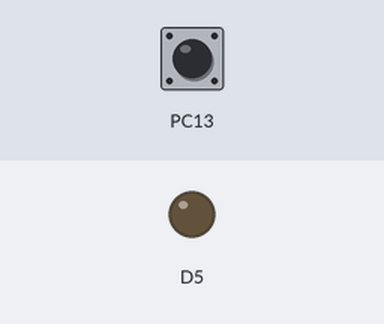
A program run on a simulated STM32 Nucleo. Parts: output pins drawn as LEDs (lit = HIGH). The test bench sets the inputs (shaded band); at power-on: PC13 HIGH.

Above: at 1.2 s.
1.3 s: PC13 pulled LOW for 0.15 s
At 1.8 s:
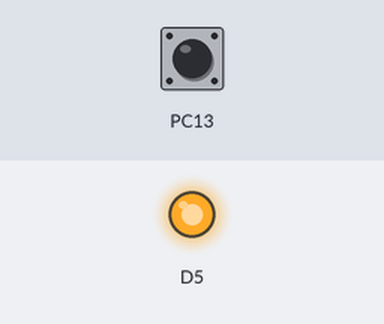
2.9 s: PC13 pulled LOW for 1 s
At 4.2 s:
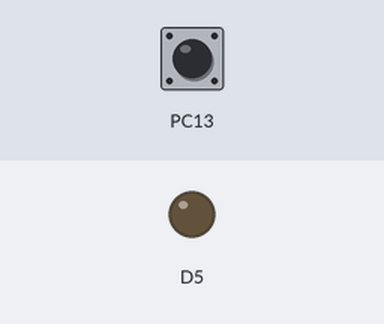
5.4 s: PC13 pulled LOW for 3.2 s
At 6.1 s:
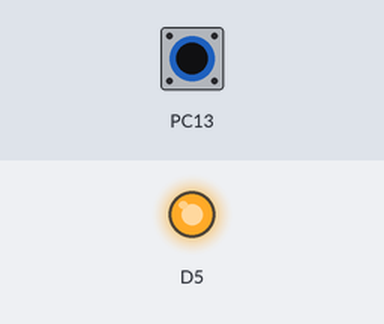
Timing chart, 0 to 8.4 s (numbered marks = the images above; inputs shaded):
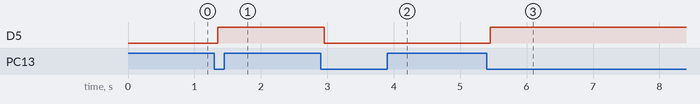

The program:

main.cpp
```cpp
#include <Arduino.h>

#define USER_LED_PORT       GPIOA
#define USER_LED_PIN        GPIO_PIN_5

#define USER_BUTTON_PORT    GPIOC
#define USER_BUTTON_PIN     GPIO_PIN_13

#define DEBOUNCE_DELAY_MS   50

static void Task1_ButtonControlledLED(void);

void setup(void) {
    __HAL_RCC_GPIOA_CLK_ENABLE();
    __HAL_RCC_GPIOC_CLK_ENABLE();

    GPIO_InitTypeDef GPIO_InitStruct = {0};

    HAL_GPIO_WritePin(USER_LED_PORT, USER_LED_PIN, GPIO_PIN_RESET);
    GPIO_InitStruct.Pin = USER_LED_PIN;
    GPIO_InitStruct.Mode = GPIO_MODE_OUTPUT_PP;
    GPIO_InitStruct.Pull = GPIO_NOPULL;
    GPIO_InitStruct.Speed = GPIO_SPEED_FREQ_LOW;
    HAL_GPIO_Init(USER_LED_PORT, &GPIO_InitStruct);

    GPIO_InitStruct.Pin = USER_BUTTON_PIN;
    GPIO_InitStruct.Mode = GPIO_MODE_INPUT;
    GPIO_InitStruct.Pull = GPIO_PULLUP;
    HAL_GPIO_Init(USER_BUTTON_PORT, &GPIO_InitStruct);
}

void loop(void) {
    Task1_ButtonControlledLED();
}

static void Task1_ButtonControlledLED(void) {
    static uint32_t last_debounce_time = 0;
    static GPIO_PinState last_button_state = GPIO_PIN_SET;
    static GPIO_PinState button_state = GPIO_PIN_SET;

    GPIO_PinState current_read = HAL_GPIO_ReadPin(USER_BUTTON_PORT, USER_BUTTON_PIN);

    if (current_read != last_button_state) {
        last_debounce_time = millis();
    }

    if ((millis() - last_debounce_time) > DEBOUNCE_DELAY_MS) {
        if (current_read != button_state) {
            button_state = current_read;

            if (button_state == GPIO_PIN_RESET) {
                HAL_GPIO_TogglePin(USER_LED_PORT, USER_LED_PIN);
            }
        }
    }

    last_button_state = current_read;
}
```

Measured:
- after the input at 1.3 s, D5: LOW → HIGH after 0.05 s
- after the input at 2.9 s, D5: HIGH → LOW after 0.05 s
- after the input at 5.4 s, D5: LOW → HIGH after 0.05 s
